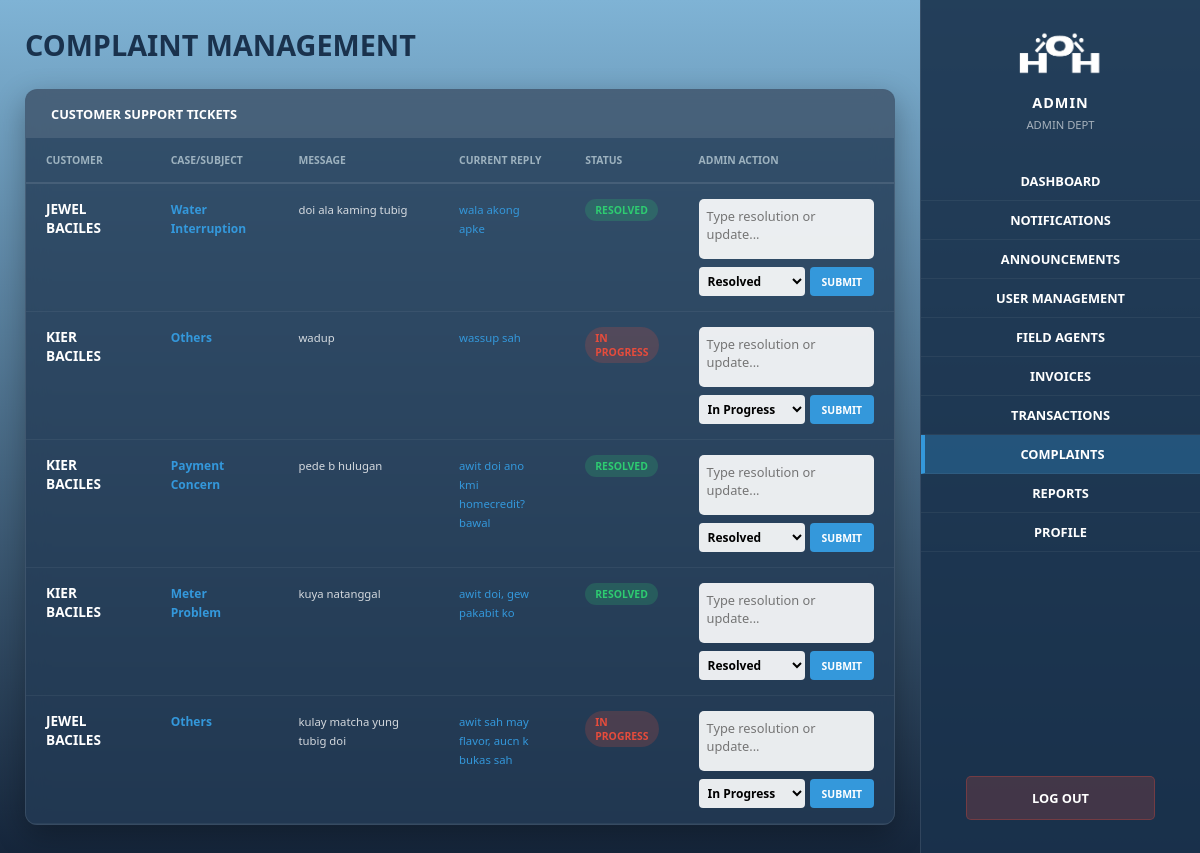
The page /complaints_admin.php (signed in) on the database its author committed.
### tables this page shows
CREATE TABLE `complaints` (
  `id` int(11) NOT NULL,
  `user_id` int(11) DEFAULT NULL,
  `subject` varchar(150) DEFAULT NULL,
  `message` text DEFAULT NULL,
  `reply` text DEFAULT NULL,
  `status` enum('open','in_progress','resolved') DEFAULT 'open',
  `created_at` timestamp NOT NULL DEFAULT current_timestamp(),
  `replied_at` datetime DEFAULT NULL
);

CREATE TABLE `users` (
  `id` int(11) NOT NULL,
  `first_name` varchar(50) DEFAULT NULL,
  `last_name` varchar(50) DEFAULT NULL,
  `email` varchar(100) DEFAULT NULL,
  `contact_no` varchar(20) DEFAULT NULL,
  `password` varchar(255) DEFAULT NULL,
  `role` enum('user','admin','accountant','agent') DEFAULT 'user',
  `meter_number` varchar(50) DEFAULT NULL,
  `barangay` varchar(100) DEFAULT NULL,
  `street` varchar(100) DEFAULT NULL,
  `status` enum('active','inactive') DEFAULT 'active',
  `created_at` timestamp NOT NULL DEFAULT current_timestamp(),
  `user_code` varchar(50) DEFAULT NULL,
  `avatar` varchar(255) DEFAULT 'default.png'
);

### complaints_admin.php (the view, shortened to what this page needs)
<?php
include "db.php";
$complaints = $conn->query("
    SELECT c.*, u.first_name, u.last_name
    FROM complaints c
    JOIN users u ON c.user_id = u.id
    ORDER BY c.created_at DESC
");
?>
<!DOCTYPE html>
<html lang="en">
<head>
    <link rel="stylesheet" href="styles/complaints_admin.css">
</head>
<body id="mainBody">
    <div class="main-content">
        <div class="header-row">
            <h1>COMPLAINT MANAGEMENT</h1>
        </div>
        <div class="glass-panel">
            <div class="panel-title-bar">Customer Support Tickets</div>
            <div class="table-area">
                <table class="data-table">
                    <thead>
                        <tr>
                            <th style="width: 15%;">Customer</th>
                            <th style="width: 15%;">Case/Subject</th>
                            <th style="width: 20%;">Message</th>
                            <th style="width: 15%;">Current Reply</th>
                            <th style="width: 10%;">Status</th>
                            <th style="width: 25%;">Admin Action</th>
                        </tr>
                    </thead>
                    <tbody>
                        <?php while($c = $complaints->fetch_assoc()): ?>
                        <tr>
                            <td><strong><?php echo strtoupper($c['first_name']." ".$c['last_name']); ?></strong></td>
                            <td><span class="case-tag"><?php echo $c['subject']; ?></span></td>
                            <td><small style="opacity: 0.8;"><?php echo $c['message']; ?></small></td>
                            <td><small style="color: var(--accent-blue);"><?php echo $c['reply'] ?: 'No reply yet'; ?></small></td>
                            <td>
                                <span class="status-pill <?php echo ($c['status'] == 'resolved') ? 'paid' : 'unpaid'; ?>">
                                    <?php echo strtoupper(str_replace('_', ' ', $c['status'])); ?>
                                </span>
                            </td>
                            <td>
                                <form method="POST" class="reply-form">
                                    <textarea name="reply" placeholder="Type resolution or update..." required></textarea>
                                    <div class="action-row">
                                        <select name="status">
                                            <option value="in_progress" <?php if($c['status']=='in_progress') echo 'selected'; ?>>In Progress</option>
                                            <option value="resolved" <?php if($c['status']=='resolved') echo 'selected'; ?>>Resolved</option>
                                        </select>
                                        <button name="reply_complaint" class="btn-reply">SUBMIT</button>
                                    </div>
                                </form>
                            </td>
                        </tr>
                        <?php endwhile; ?>
                    </tbody>
                </table>
            </div>
        </div>
    </div>
        <div class="sidebar-right">
            <img src="assets/logo_name.png" class="side-logo">
            <div class="agent-info" style="color: white; text-align: center; margin-bottom: 30px;">
                <h3>ADMIN</h3>
                <p style="font-size: 0.7rem; opacity: 0.6;">ADMIN DEPT</p>
            </div>
            <nav class="nav-menu">
                <a href="admin_dashboard.php" class="nav-item">DASHBOARD</a>
                <a href="admin_notifications.php" class="nav-item">NOTIFICATIONS</a>
                <a href="announcements.php" class="nav-item">ANNOUNCEMENTS</a>
                <a href="user_management.php" class="nav-item">USER MANAGEMENT</a>
                <a href="agent_management.php" class="nav-item">FIELD AGENTS</a>
                <a href="invoices.php" class="nav-item">INVOICES</a>
                <a href="transactions.php" class="nav-item">TRANSACTIONS</a>
                <a href="complaints_admin.php" class="nav-item  active">COMPLAINTS</a>
                <a href="reports.php" class="nav-item">REPORTS</a>
                <a href="profile.php" class="nav-item">PROFILE</a>
            </nav>
            <div class="sidebar-footer">
                <a href="logout.php" class="logout-btn-container">LOG OUT</a>
            </div>
        </div>
</body>
</html>

### styles/complaints_admin.css (style rules this page uses)
:root { --navy-dark: #122136; --navy-panel: rgba(36, 59, 85, 0.8); --accent-blue: #3498db; --white: #ffffff; --success: #2ecc71; --danger: #e74c3c; --blue-light: #9db2bf; }
* { box-sizing: border-box; font-family: 'Segoe UI', Arial, sans-serif; }
body { margin: 0; background: linear-gradient(to bottom, #7fb3d5, #122136); background-attachment: fixed; height: 100vh; display: flex; overflow: hidden; color: white; opacity: 0; transition: opacity 0.3s ease-in-out; }
.main-content { flex: 1; padding: 25px; display: block; overflow-y: auto; height: 100vh; color: white; }
.header-row h1 { color: #1a324d; margin: 0 0 25px 0; font-size: 1.8rem; font-weight: 800; }
.glass-panel { background: var(--navy-panel); border-radius: 12px; border: 1px solid rgba(255, 255, 255, 0.1); backdrop-filter: blur(10px); margin-bottom: 30px; overflow: hidden; box-shadow: 0 10px 30px rgba(0,0,0,0.3); }
.panel-title-bar { background: rgba(255, 255, 255, 0.1); padding: 15px 25px; font-weight: 800; font-size: 0.8rem; text-transform: uppercase; }
.data-table { width: 100%; border-collapse: collapse; }
.data-table th { text-align: left; padding: 15px 20px; font-size: 0.65rem; text-transform: uppercase; color: var(--blue-light); border-bottom: 2px solid rgba(255, 255, 255, 0.1); }
.data-table td { padding: 15px 20px; font-size: 0.85rem; border-bottom: 1px solid rgba(255, 255, 255, 0.05); vertical-align: top; }
.case-tag { font-weight: 800; font-size: 0.75rem; color: var(--accent-blue); }
.status-pill { padding: 4px 10px; border-radius: 20px; font-size: 0.65rem; font-weight: bold; display: inline-block; }
.paid { background: rgba(46, 204, 113, 0.2); color: var(--success); }
.unpaid { background: rgba(231, 76, 60, 0.2); color: var(--danger); }
.reply-form { display: flex; flex-direction: column; gap: 8px; }
textarea { width: 100%; height: 60px; padding: 8px; border-radius: 5px; border: none; background: rgba(255, 255, 255, 0.9); color: var(--navy-dark); font-size: 0.8rem; resize: none; outline: none; }
.action-row { display: flex; gap: 5px; }
select { flex: 1; padding: 5px; border-radius: 4px; border: none; background: rgba(255, 255, 255, 0.9); font-size: 0.75rem; font-weight: bold; }
.btn-reply { background: var(--accent-blue); color: white; border: none; padding: 5px 12px; border-radius: 4px; font-weight: 800; font-size: 0.65rem; cursor: pointer; transition: 0.3s; }
.sidebar-right { width: 280px; background-color: rgba(26, 50, 77, 0.9); height: 100vh; display: flex; flex-direction: column; align-items: center; padding-top: 30px; border-left: 1px solid rgba(255,255,255,0.1); }
.side-logo { width: 100px; margin-bottom: 10px; }
.agent-info { color: white; text-align: center; margin-bottom: 30px; }
.agent-info h3 { margin: 5px 0; font-size: 0.9rem; letter-spacing: 1px; }
.agent-info p { margin: 0; font-size: 0.7rem; opacity: 0.6; text-transform: uppercase; }
.nav-menu { width: 100%; }
.nav-item { display: block; width: 100%; padding: 10px; text-decoration: none; color: white; text-align: center; font-weight: bold; font-size: 0.8rem; border-bottom: 1px solid rgba(255,255,255,0.05); transition: 0.3s; }
.nav-item:hover, .nav-item.active { background-color: rgba(52, 152, 219, 0.3); border-left: 4px solid var(--accent-blue); }
.sidebar-footer { margin-top: auto; padding-bottom: 30px; width: 80%; }
.logout-btn-container { display: block; width: 85%; margin: auto auto 30px auto; background: rgba(231, 76, 60, 0.2); color: white; text-align: center; padding: 12px; border-radius: 5px; font-weight: bold; text-decoration: none; font-size: 0.8rem; border: 1px solid rgba(231, 76, 60, 0.3); transition: 0.3s; }

### rows shown on the page
complaints: user.last_name "JEWEL BACILES", subject "Water Interruption", message "doi ala kaming tubig", reply "wala akong apke", status "RESOLVED", status "Resolved"
complaints: user.last_name "KIER BACILES", subject "Others", message "wadup", reply "wassup sah", status "IN PROGRESS", status "In Progress"
complaints: user.last_name "KIER BACILES", subject "Payment Concern", message "pede b hulugan", reply "awit doi ano kmi homecredit? bawal", status "RESOLVED", status "Resolved"
complaints: user.last_name "KIER BACILES", subject "Meter Problem", message "kuya natanggal", reply "awit doi, gew pakabit ko", status "RESOLVED", status "Resolved"
complaints: user.last_name "JEWEL BACILES", subject "Others", message "kulay matcha yung tubig doi", reply "awit sah may flavor, aucn k bukas sah", status "IN PROGRESS", status "In Progress"
